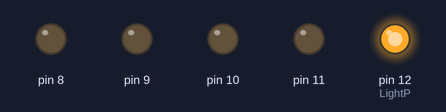
The sketch below on a simulated Arduino Uno, built with avr-gcc and run on an emulated ATmega328P. Shown: output pins drawn as LEDs (lit = HIGH). What the sketch prints to the serial monitor is not drawn.

Above: at 0.05 s.
At 0.75 s:
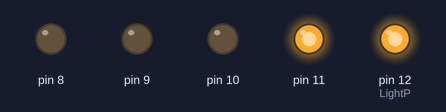
At 1.15 s:
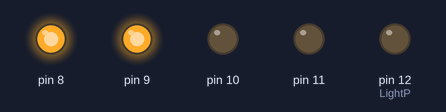
At 2.25 s:
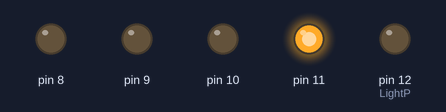
At 3.35 s:
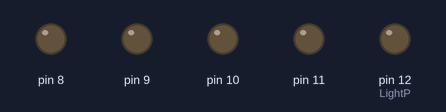
At 4.45 s:
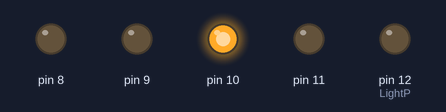
Timing chart, 0 to 4.8 s (numbered marks = the images above):
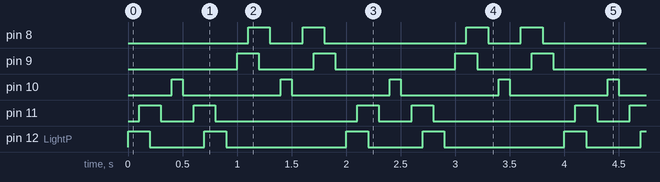

Measured:
- by itself, pin 8, pin 11: repeats every 2.0 s: LOW 0.30 s, HIGH 0.20 s, LOW 1.3 s, HIGH 0.20 s
- by itself, pin 9, pin 12 (LightP): repeats every 2.0 s: LOW 0.50 s, HIGH 0.20 s, LOW 1.1 s, HIGH 0.20 s
- by itself, pin 10: alternates HIGH for 0.10 s and LOW for 0.90 s

The sketch:

LightBlink.ino
```cpp
#include <stdio.h>
int LightP=12;
void setup() {
for (int i=12;i>=8; i--) {
  Serial.begin(9600);
  pinMode(i, OUTPUT);
  Serial.println(i);
}
  pinMode(LightP, OUTPUT);
}
void loop() {
  int arr[2]={12,9};
  for (int kt=0; kt<=1; kt++) {
    int st=arr[kt];
    int et=st-1;
  for (int j=st; j>=et; j--) {
    digitalWrite(j, HIGH);
    delay(100);
  }
  for (int j=st; j>=et; j--) {
    digitalWrite(j, LOW);
    delay(100);
  }
  digitalWrite(10, HIGH);
  delay(100);
  digitalWrite(10, LOW);
  delay(100);
  for (int k=et; k<=st; k++) {
    digitalWrite(k, HIGH);
    delay(100);
  }
  for (int l=et; l<=st; l++) {
    digitalWrite(l, LOW);
    delay(100);
  }
  }
}
```
